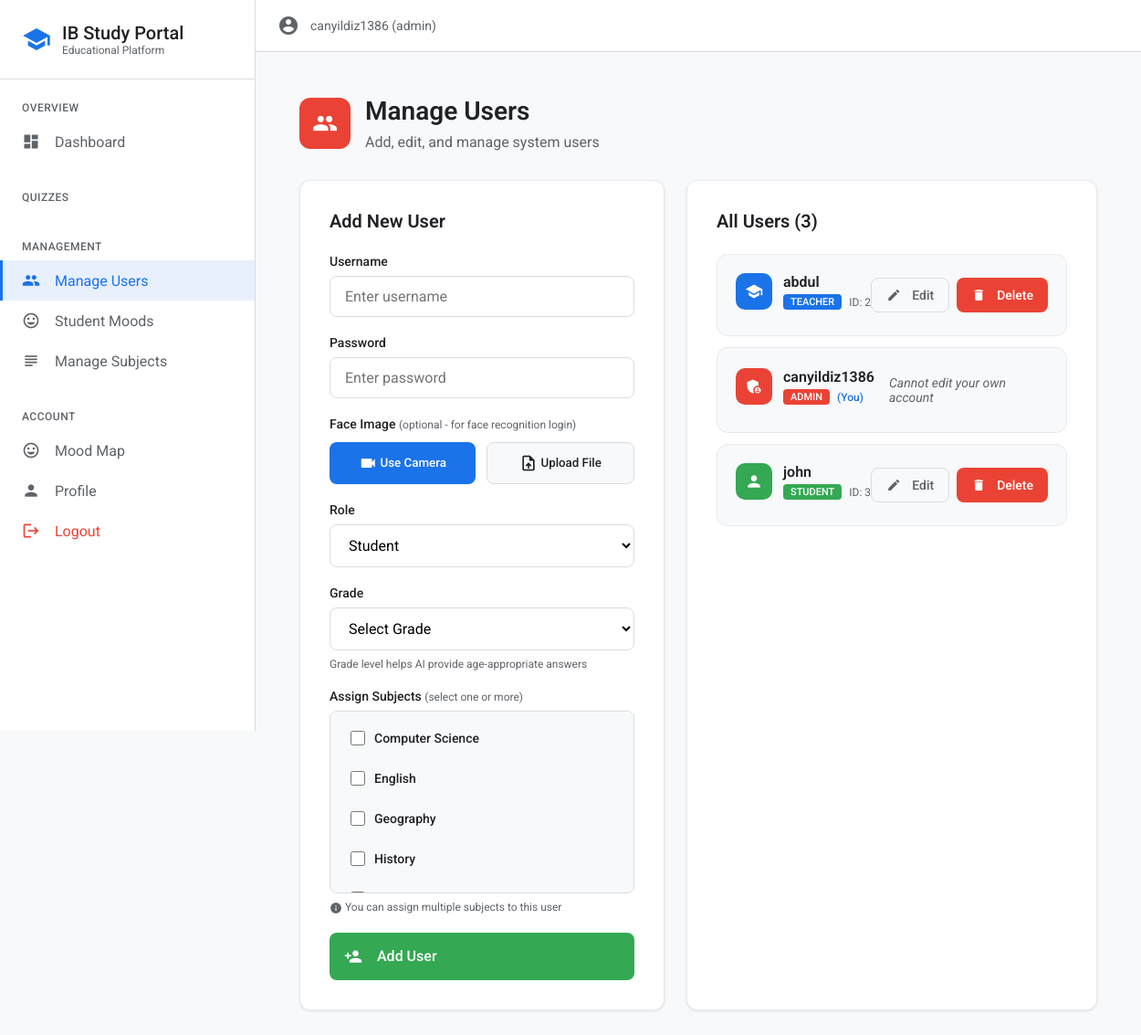
The page /admin (signed in) on the database its author committed.
### tables this page shows
CREATE TABLE users (id INTEGER PRIMARY KEY AUTOINCREMENT,username TEXT UNIQUE NOT NULL,password_hash TEXT NOT NULL,role TEXT NOT NULL DEFAULT 'student',face_image TEXT, grade TEXT);

CREATE TABLE subjects (id INTEGER PRIMARY KEY AUTOINCREMENT,name TEXT UNIQUE NOT NULL);

### utils/auth.py (the view)
	def wrapper(*args,**kwargs):
		if 'user_id' not in session:
			flash('Login required','error')
			return redirect(url_for('login'))
		if session.get('role')!='admin':
			flash('Only admin can access this','error')
			return redirect(url_for('login'))
		return f(*args,**kwargs)

### app.py (called while the page is built, shortened)
@app.context_processor
def inject_mood_theme():
    mood = session.get('user_mood')
    if mood:
        theme = get_mood_theme(mood)
        return {'user_mood': mood, 'mood_theme': theme}
    return {'user_mood': None, 'mood_theme': None}

@app.route('/admin',methods=['GET','POST'])
@admin_required
def admin():
    users,subjects=get_all_users(),get_subjects()
    return render_template('admin.html',users=users,all_subjects=subjects)

### database/db.py (called while the page is built)
def get_db_connection():return sqlite3.connect(DATABASE)

def get_all_users():
	conn=get_db_connection()
	cursor=conn.cursor()
	cursor.execute('SELECT id, username, role, grade FROM users ORDER BY username')
	users=[{'id':row[0],'username':row[1],'role':row[2],'grade':row[3]} for row in cursor.fetchall()]
	conn.close()
	return users

def get_subjects():
	conn=get_db_connection()
	cursor=conn.cursor()
	cursor.execute('SELECT * FROM subjects ORDER BY name')
	subjects=[{'id':row[0],'name':row[1]} for row in cursor.fetchall()]
	conn.close()
	return subjects

### utils/auth.py (called while the page is built)
def admin_required(f):
	def wrapper(*args,**kwargs):
		if 'user_id' not in session:
			flash('Login required','error')
			return redirect(url_for('login'))
		if session.get('role')!='admin':
			flash('Only admin can access this','error')
			return redirect(url_for('login'))
		return f(*args,**kwargs)
	wrapper.__name__=f.__name__
	return wrapper

### templates/admin.html (shortened to what this page needs)
{% extends "base.html" %}
{% block content %}
<div style="max-width: 1400px; margin: 0 auto; padding: 24px;">
    <div style="display: flex; align-items: center; gap: 16px; margin-bottom: 32px;">
        <div style="width: 56px; height: 56px; background: #ea4335; border-radius: 12px; display: flex; align-items: center; justify-content: center;">
            <span class="material-icons" style="font-size: 28px; color: white;">people</span>
        </div>
        <div>
            <h1 style="margin: 0 0 8px 0; font-size: 28px; font-weight: 600; color: #202124;">Manage Users</h1>
            <p style="margin: 0; color: #5f6368; font-size: 16px;">Add, edit, and manage system users</p>
        </div>
    </div>
    <div style="display: grid; grid-template-columns: 400px 1fr; gap: 24px;">
        <div style="background: white; padding: 32px; border-radius: 12px; border: 1px solid #e8eaed; box-shadow: 0 1px 3px rgba(0,0,0,0.1); height: fit-content;">
            <h2 style="margin: 0 0 24px 0; font-size: 20px; font-weight: 600; color: #202124;">Add New User</h2>
            <form method="POST" action="{{ url_for('admin') }}" enctype="multipart/form-data" style="display: flex; flex-direction: column; gap: 20px;">
                <div>
                    <label style="display: block; font-weight: 500; margin-bottom: 8px; color: #202124; font-size: 14px;">Username</label>
                    <input type="text" name="username" required placeholder="Enter username" class="google-input">
                </div>
                <div>
                    <label style="display: block; font-weight: 500; margin-bottom: 8px; color: #202124; font-size: 14px;">Password</label>
                    <input type="password" name="password" required placeholder="Enter password" class="google-input">
                </div>
                <div>
                    <label style="display: block; font-weight: 500; margin-bottom: 8px; color: #202124; font-size: 14px;">
                        Face Image
                        <span style="color: #5f6368; font-weight: 400; font-size: 12px;">(optional - for face recognition login)</span>
                    </label>
                    <div style="display: flex; gap: 12px; margin-top: 12px;">
                        <button type="button" id="startCameraBtnAdmin" style="flex: 1; padding: 12px; background: #1a73e8; color: white; border: none; border-radius: 8px; cursor: pointer; font-weight: 500;">
                            <span class="material-icons" style="font-size: 20px; vertical-align: middle;">videocam</span>
                            Use Camera
                        </button>
                        <button type="button" onclick="document.getElementById('faceInputAdmin').click()" style="flex: 1; padding: 12px; background: #f8f9fa; color: #202124; border: 1px solid #dadce0; border-radius: 8px; cursor: pointer; font-weight: 500;">
                            <span class="material-icons" style="font-size: 20px; vertical-align: middle;">upload_file</span>
                            Upload File
                        </button>
                    </div>
                </div>
                <div>
                    <label style="display: block; font-weight: 500; margin-bottom: 8px; color: #202124; font-size: 14px;">Role</label>
                    <select name="role" id="roleSelect" class="google-input">
                        <option value="student">Student</option>
                    </select>
                </div>
                <div id="gradeSection" style="display: block;">
                    <label style="display: block; font-weight: 500; margin-bottom: 8px; color: #202124; font-size: 14px;">Grade</label>
                    <select name="grade" class="google-input">
                        <option value="">Select Grade</option>
                    </select>
                    <p style="margin: 8px 0 0 0; color: #5f6368; font-size: 12px;">Grade level helps AI provide age-appropriate answers</p>
                </div>
                <div id="subjectsSection" style="display: block;">
                    <label style="display: block; font-weight: 500; margin-bottom: 8px; color: #202124; font-size: 14px;">
                        Assign Subjects
                        <span style="color: #5f6368; font-weight: 400; font-size: 12px;">(select one or more)</span>
                    </label>
                    <div style="max-height: 200px; overflow-y: auto; border: 1px solid #dadce0; border-radius: 8px; padding: 12px; background: #f8f9fa;">
                        {% if all_subjects %}
                            {% for subject in all_subjects %}
                                <label style="display: flex; align-items: center; margin-bottom: 10px; cursor: pointer; padding: 6px; border-radius: 6px; transition: background 0.2s;" onmouseover="this.style.background='#e8f0fe'" onmouseout="this.style.background='transparent'">
                                    <input type="checkbox" name="subject_ids" value="{{ subject.id }}" style="margin-right: 10px; width: 16px; height: 16px; cursor: pointer;">
                                    <span style="color: #202124; font-size: 14px; font-weight: 500;">{{ subject.name }}</span>
                                </label>
                            {% endfor %}
                        {% else %}
                            <p style="color: #5f6368; font-size: 13px; margin: 8px 0; font-style: italic;">No subjects available. Create subjects first in Manage Subjects.</p>
                        {% endif %}
                    </div>
                    <p style="margin: 8px 0 0 0; color: #5f6368; font-size: 12px;">
                        <span class="material-icons" style="font-size: 14px; vertical-align: middle;">info</span>
                        You can assign multiple subjects to this user
                    </p>
                </div>
                <button type="submit" class="google-button" style="width: 100%; padding: 16px; font-size: 16px; background: #34a853;">
                    <span class="material-icons" style="font-size: 20px; margin-right: 8px;">person_add</span>
                    Add User
                </button>
            </form>
        </div>
        <div style="background: white; padding: 32px; border-radius: 12px; border: 1px solid #e8eaed; box-shadow: 0 1px 3px rgba(0,0,0,0.1);">
            <h2 style="margin: 0 0 24px 0; font-size: 20px; font-weight: 600; color: #202124;">All Users ({{ users|length }})</h2>
            <div style="display: flex; flex-direction: column; gap: 12px; max-height: 600px; overflow-y: auto;">
                {% for user in users %}
                    <div style="background: #f8f9fa; border: 1px solid #e8eaed; border-radius: 12px; padding: 20px; display: flex; justify-content: space-between; align-items: center; transition: all 0.2s ease;" onmouseover="this.style.background='#e8f0fe'" onmouseout="this.style.background='#f8f9fa'">
                        <div style="flex: 1;">
                            <div style="display: flex; align-items: center; gap: 12px; margin-bottom: 8px;">
                                <div style="width: 40px; height: 40px; background: {% if user.role == 'admin' %}#ea4335{% elif user.role == 'teacher' %}#1a73e8{% else %}#34a853{% endif %}; border-radius: 10px; display: flex; align-items: center; justify-content: center;">
                                    <span class="material-icons" style="font-size: 20px; color: white;">
                                    </span>
                                </div>
                                <div>
                                    <span style="color: #202124; font-weight: 600; font-size: 16px;">{{ user.username }}</span>
                                    <div style="display: flex; align-items: center; gap: 8px; margin-top: 4px;">
                                        <span style="background: {% if user.role == 'admin' %}#ea4335{% elif user.role == 'teacher' %}#1a73e8{% else %}#34a853{% endif %}; color: white; padding: 2px 8px; border-radius: 4px; font-size: 11px; font-weight: 500; text-transform: uppercase;">
                                            {{ user.role }}
                                        </span>
                                        {% if user.id != session.user_id %}
                                        <span style="color: #5f6368; font-size: 12px;">ID: {{ user.id }}</span>
                                        {% else %}
                                        <span style="color: #1a73e8; font-size: 12px; font-weight: 500;">(You)</span>
                                        {% endif %}
                                    </div>
                                </div>
                            </div>
                        </div>
                        <div style="display: flex; gap: 8px;">
                            {% if user.id != session.user_id %}
                                <a href="{{ url_for('edit_user', user_id=user.id) }}"
                                   class="google-button secondary" style="padding: 10px 16px; font-size: 14px; text-decoration: none;">
                                    <span class="material-icons" style="font-size: 16px; margin-right: 4px;">edit</span>
                                    Edit
                                </a>
                                <a href="{{ url_for('delete_user_route', user_id=user.id) }}"
                                   class="google-button" style="background: #ea4335; padding: 10px 16px; font-size: 14px; text-decoration: none;"
                                   onclick="return confirm('Are you sure you want to delete user {{ user.username }}? This action cannot be undone.')">
                                    <span class="material-icons" style="font-size: 16px; margin-right: 4px;">delete</span>
                                    Delete
                                </a>
                            {% else %}
                                <span style="color: #5f6368; font-size: 14px; padding: 10px 16px; font-style: italic;">Cannot edit your own account</span>
                            {% endif %}
                        </div>
                    </div>
                {% endfor %}
            </div>
        </div>
    </div>
</div>
{% endblock %}

### templates/base.html (shortened to what this page needs)
<!DOCTYPE html>
<html lang="en">
<head>
</head>
<body>
    <div class="app-layout">
        <nav class="sidebar" id="sidebar">
            <div class="sidebar-header">
                <span class="material-icons" style="color: {% if mood_theme %}{{ mood_theme.primary }}{% else %}#1a73e8{% endif %}; font-size: 32px; transition: color 0.5s ease;">school</span>
                <div>
                    <h1 style="margin: 0; font-size: 20px; font-weight: 500; color: #202124;">IB Study Portal</h1>
                    <p style="margin: 0; font-size: 12px; color: #5f6368;">
                        {% if user_mood %}{{ user_mood|emoji }} {{ user_mood|title }}{% else %}Educational Platform{% endif %}
                    </p>
                </div>
            </div>
            <div class="sidebar-nav">
                {% if session.user_id %}
                    {% if session.role == 'admin' %}
                    <div class="nav-section">
                        <div class="nav-section-title">Overview</div>
                        <a href="{{ url_for('admin_dashboard') }}" class="nav-item">
                            <span class="material-icons nav-item-icon">dashboard</span>
                            Dashboard
                        </a>
                    </div>
                    {% endif %}
                    <div class="nav-section">
                        <div class="nav-section-title">Quizzes</div>
                    </div>
                    {% if session.role in ['admin', 'teacher'] %}
                    <div class="nav-section">
                        <div class="nav-section-title">{% if session.role == 'admin' %}Management{% else %}Analytics{% endif %}</div>
                        {% if session.role == 'admin' %}
                        <a href="{{ url_for('admin') }}" class="nav-item">
                            <span class="material-icons nav-item-icon">people</span>
                            Manage Users
                        </a>
                        <a href="{{ url_for('admin_mood_tracking') }}" class="nav-item">
                            <span class="material-icons nav-item-icon">mood</span>
                            Student Moods
                        </a>
                        <a href="{{ url_for('manage_subjects') }}" class="nav-item">
                            <span class="material-icons nav-item-icon">subject</span>
                            Manage Subjects
                        </a>
                        {% endif %}
                    </div>
                    {% endif %}
                    <div class="nav-section">
                        <div class="nav-section-title">Account</div>
                        <a href="{{ url_for('mood_map') }}" class="nav-item">
                            <span class="material-icons nav-item-icon">mood</span>
                            Mood Map
                        </a>
                        <a href="{{ url_for('profile') }}" class="nav-item">
                            <span class="material-icons nav-item-icon">person</span>
                            Profile
                        </a>
                        <a href="{{ url_for('logout') }}" class="nav-item" style="color: #ea4335;">
                            <span class="material-icons nav-item-icon">logout</span>
                            Logout
                        </a>
                    </div>
                {% endif %}
            </div>
        </nav>
        <main class="main-content">
            <div class="content-header">
                {% if session.user_id %}
                <div style="display: flex; align-items: center; gap: 12px;">
                    <span class="material-icons" style="color: #5f6368;">account_circle</span>
                    <span style="color: #5f6368; font-size: 14px;">{{ session.username }} ({{ session.role }})</span>
                </div>
                {% endif %}
            </div>
            <div class="content-body">
                {% block content %}{% endblock %}
            </div>
        </main>
    </div>
</body>
</html>

### rows shown on the page
users: username "canyildiz1386", role "admin", role "ADMIN", shows "(You)", shows "Cannot edit your own account"
subjects: name "Computer Science"
subjects: name "English"
subjects: name "Geography"
subjects: name "History"
users: username "abdul", role "TEACHER", id "2"
users: username "john", role "STUDENT", id "3"

### other values the page prints
{{ users|length }} "3"
